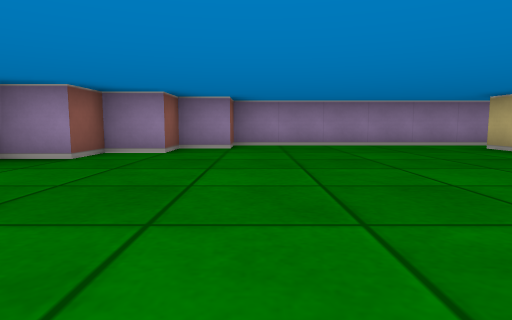
View 1 (above)

16 first-person views from a walk through a cub3D ray-caster map. The camera is about half as high as the walls, tilts 6° down and sees 75° across. The floor is counted in squares. Each view is taken from the middle of a square. On the plan, view 1 faces up. The plan holds only what a view shows up to about 9 squares ahead; the rest is blank.

View 2
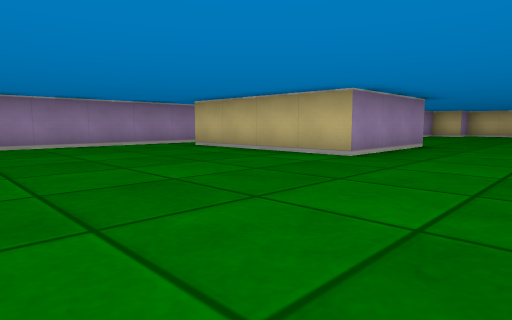

View 3
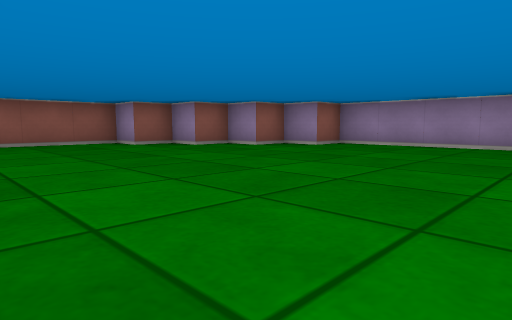

View 4
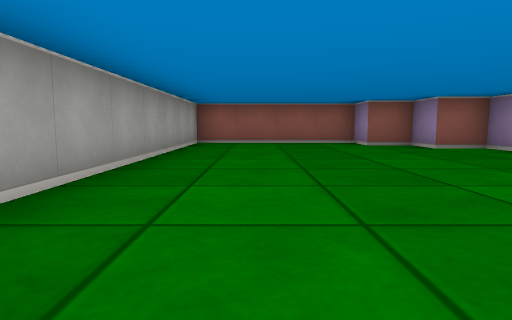

View 5
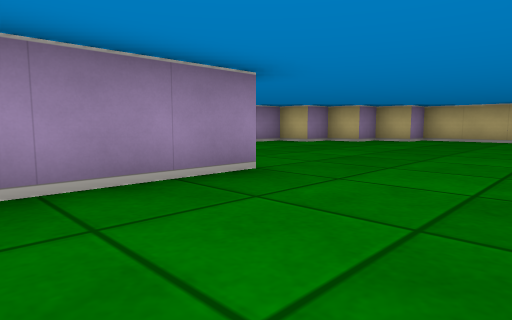

View 6
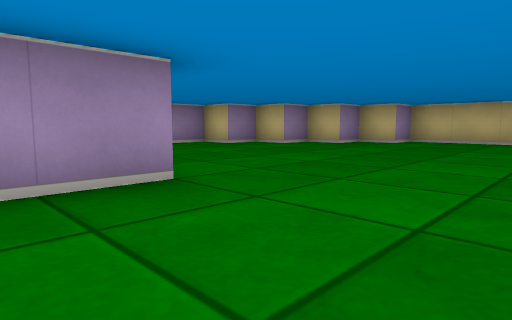

View 7
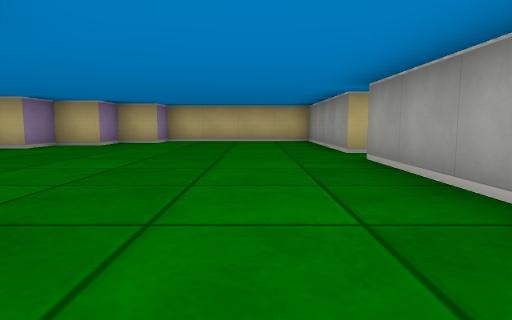

View 8
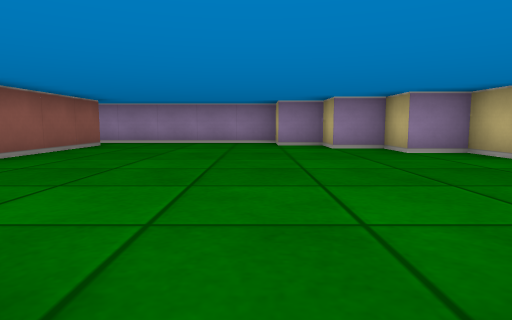

View 9
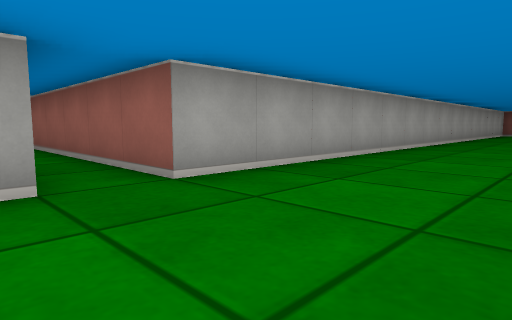

View 10
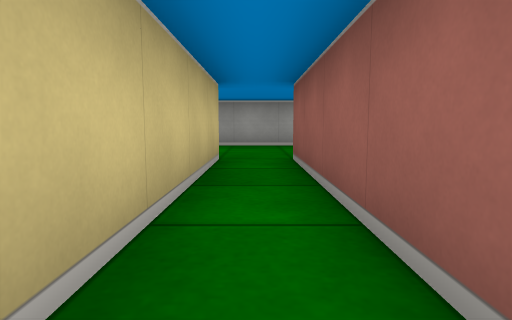

View 11
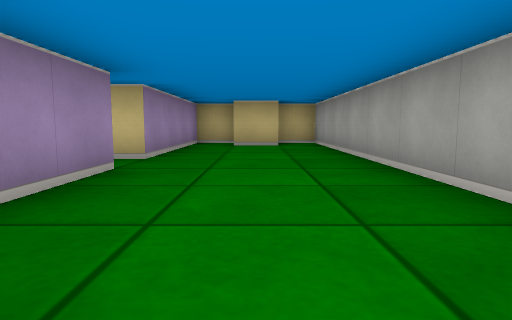

View 12
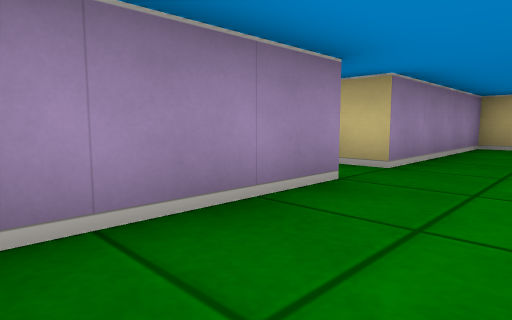

View 13
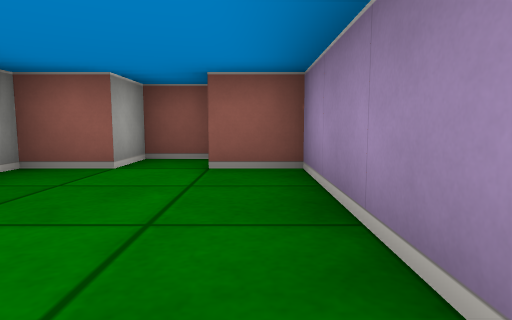

View 14
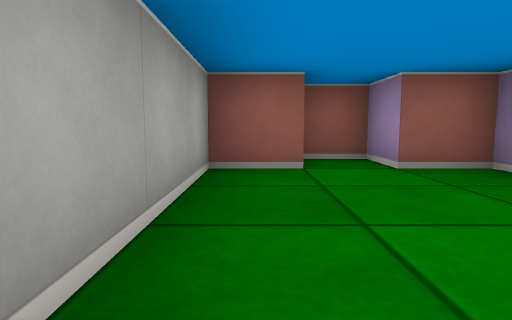

View 15
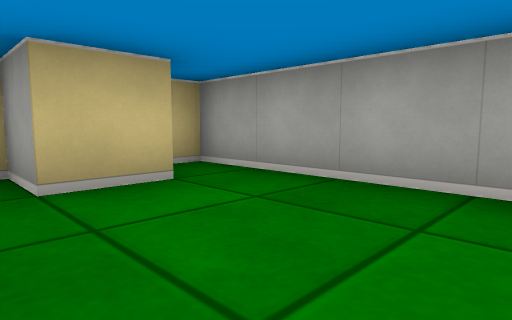

View 16
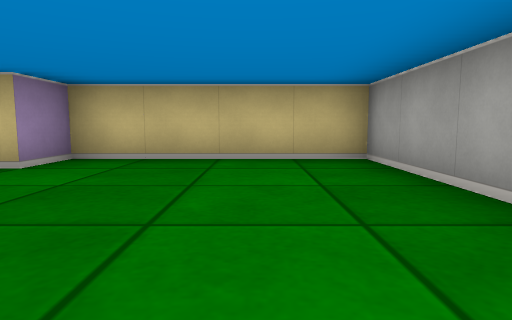

### Floor plan
Ten units are one square. View 1 is at (0, 0); x grows to the right and y downward. Boxes are objects, and circles mark ways between rooms. Rooms are numbered by the first view taken in them; rooms with no view inside come last. Other rooms are left out.
<svg viewBox="-50 -80 210 170">
<path fill="none" stroke="#000" d="M76 -25 45 -25 45 -65M75 -65 75 -35M52 -75 -5 -75 -5 -65 -15 -65 -15 -55 -25 -55 -25 -45 -35 -45 -35 -35 -45 -35 -45 5 105 5M115 5 155 5 155 -35 145 -35 145 -45 135 -45 135 -55 125 -55 125 -65 115 -65 115 -75 70 -75M145 76 145 65 155 65 155 55 115 55 115 5M105 5 105 55 75 55 75 65 65 65 65 75 75 75 75 85 155 85 155 75"/>
<circle cx="110" cy="10" r="3" fill="#2a7"/>
<text x="50" y="-20">1</text>
<text x="110" y="60">2</text>
</svg>
Room 1 opens to room 2.

Where each view was taken, in squares from view 1:
view 1: 0 up, 0 right, facing up
view 2: 0 up, 0 right, facing up-right
view 3: 0 up, 4 right, facing up-left
view 4: 1 up, 4 right, facing left
view 5: 0 up, 5 right, facing up-right
view 6: 0 up, 6 right, facing up-right
view 7: 1 up, 6 right, facing right
view 8: 1 down, 11 right, facing up
view 9: 2 up, 12 right, facing down-left
view 10: 1 down, 11 right, facing down
view 11: 7 down, 7 right, facing right
view 12: 7 down, 8 right, facing up-right
view 13: 6 down, 11 right, facing left
view 14: 8 down, 11 right, facing left
view 15: 6 down, 12 right, facing down-right
view 16: 1 up, 11 right, facing right
